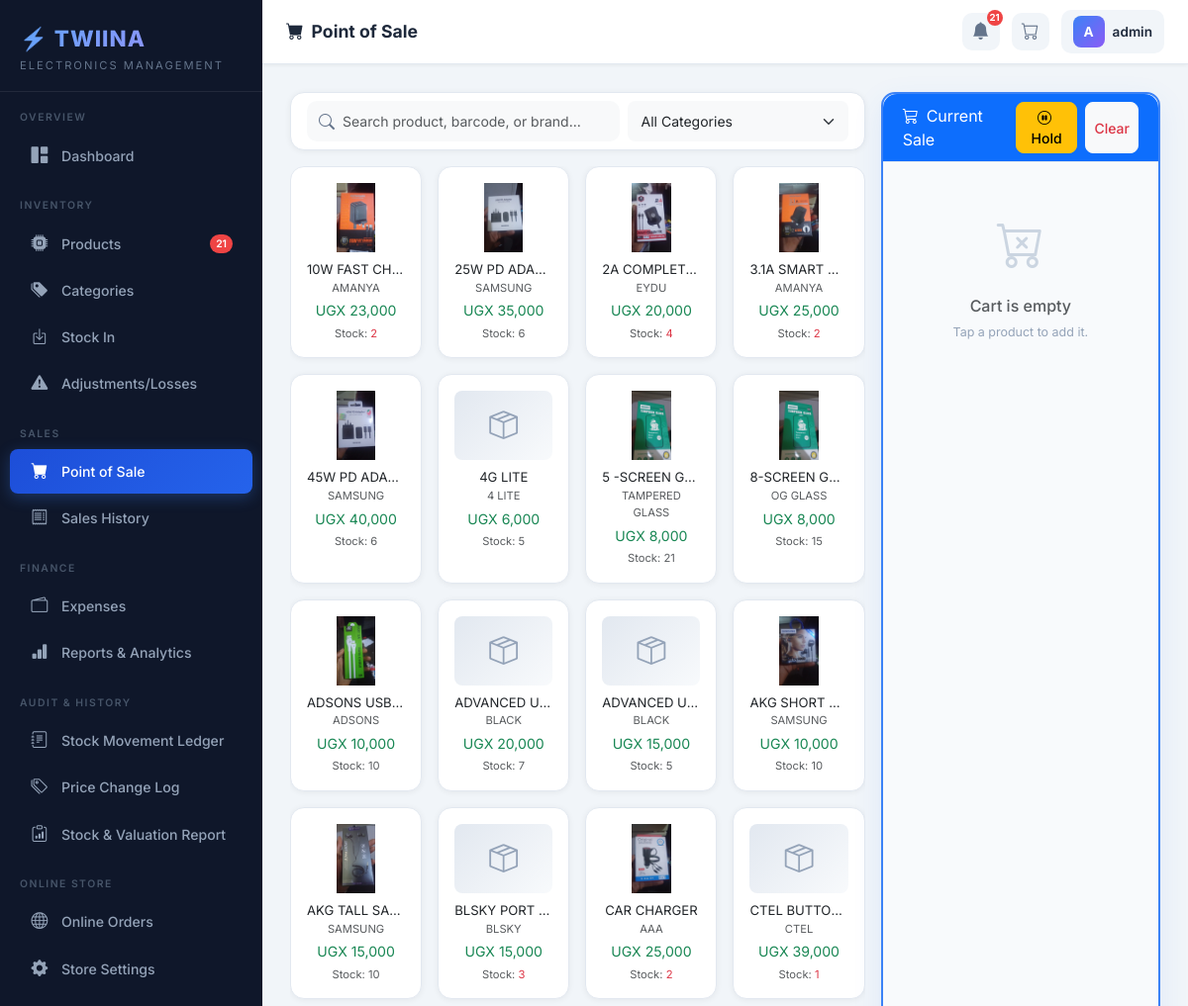
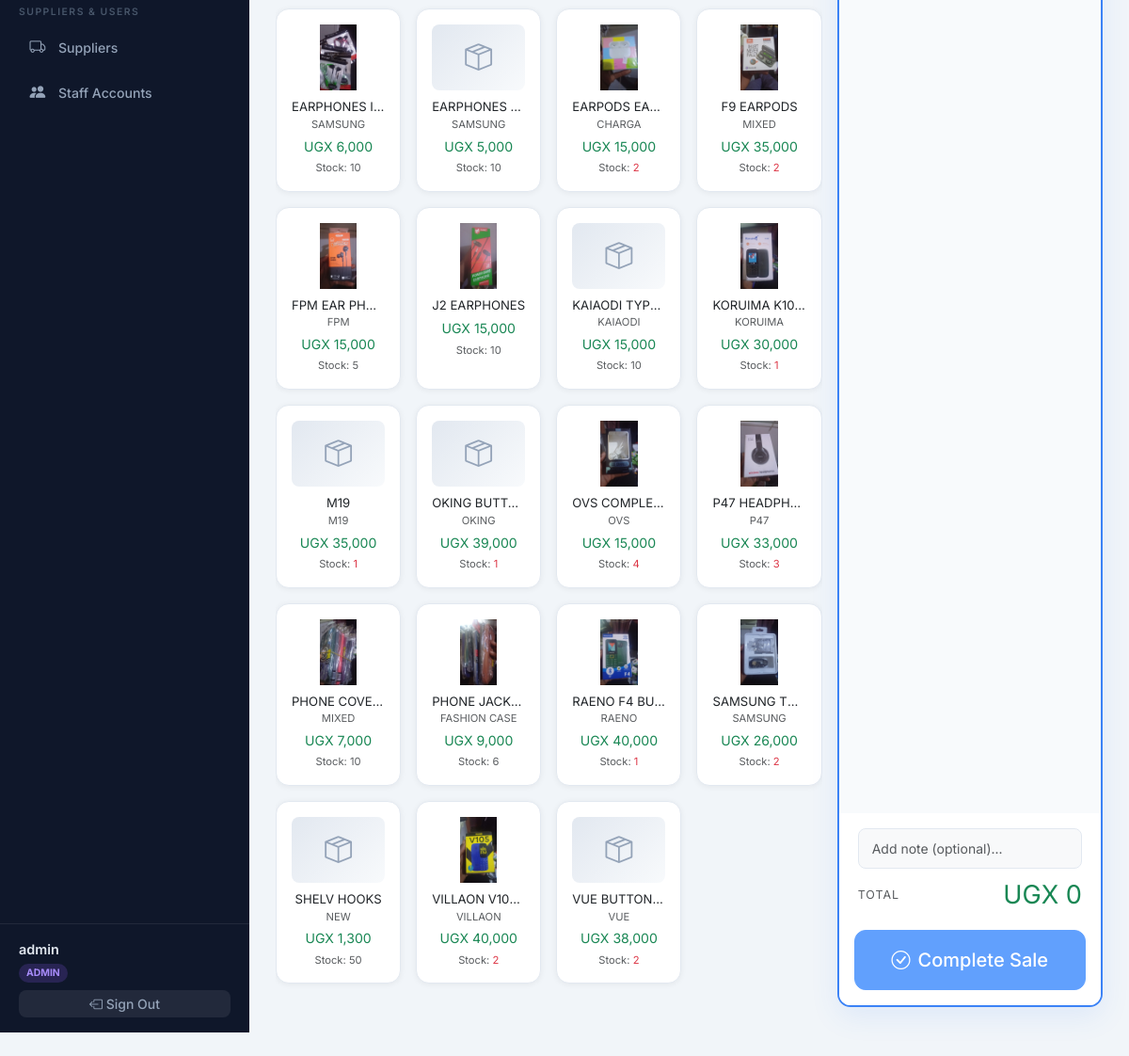
Page /pos/ (signed in) on the committed database (2 pictures, top to bottom).
### shop/models.py (models this page shows, shortened)
class UserProfile(models.Model):
    ROLE_CHOICES = [('ADMIN', 'Admin'), ('ATTENDANT', 'Attendant')]
    user = models.OneToOneField(User, on_delete=models.CASCADE, related_name='profile')
    role = models.CharField(max_length=20, choices=ROLE_CHOICES, default='ATTENDANT')
    phone = models.CharField(max_length=20, blank=True)
    profile_picture = models.ImageField(upload_to='profiles/', blank=True, null=True)
    created_at = models.DateTimeField(auto_now_add=True)

class Product(models.Model):
    PRICING_MODE_CHOICES = [
        ('MARKUP', 'Markup Percentage'),
        ('DIRECT', 'Direct Selling Price'),
    ]
    UNIT_CHOICES = [
        ('piece', 'Piece'), ('pair', 'Pair'), ('box', 'Box'),
        ('set', 'Set'), ('dozen', 'Dozen'), ('unit', 'Unit'),
        ('roll', 'Roll'), ('metre', 'Metre'), ('kit', 'Kit'),
    ]
    name = models.CharField(max_length=200)
    category = models.ForeignKey(Category, on_delete=models.SET_NULL, null=True, blank=True)
    brand = models.CharField(max_length=100, blank=True)
    model_number = models.CharField(max_length=100, blank=True)
    description = models.TextField(blank=True)
    barcode = models.CharField(max_length=100, blank=True, null=True, unique=True)
    unit = models.CharField(max_length=20, choices=UNIT_CHOICES, default='piece')
    image = models.ImageField(upload_to='products/', blank=True, null=True)
    buying_price = models.DecimalField(max_digits=12, decimal_places=2, default=0)
    pricing_mode = models.CharField(max_length=10, choices=PRICING_MODE_CHOICES, default='MARKUP')
    markup_percentage = models.DecimalField(max_digits=6, decimal_places=2, default=Decimal('50.00'))
    direct_selling_price = models.DecimalField(max_digits=12, decimal_places=2, null=True, blank=True)
    current_stock = models.PositiveIntegerField(default=0)
    reserved_stock = models.PositiveIntegerField(default=0)
    minimum_stock = models.PositiveIntegerField(default=5)
    is_active = models.BooleanField(default=True)
    date_added = models.DateTimeField(auto_now_add=True)
    last_updated = models.DateTimeField(auto_now=True)
    class Meta:
        ordering = ['name']
    def get_selling_price(self):
        if self.pricing_mode == 'MARKUP':
            return self.buying_price * (1 + self.markup_percentage / Decimal('100'))
        return self.direct_selling_price or self.buying_price

### shop/views.py (the view, shortened to what this page needs)
# urls.py: path('pos/', views.pos, name='pos'),
@login_required
def pos(request):
    products = Product.objects.filter(is_active=True).select_related('category').order_by('name')
    categories = Category.objects.all()
    cart = request.session.get('cart', {})
    cart_items = []
    cart_total = Decimal('0')
    return render(request, 'shop/sales/pos.html', {
        'products': products,
        'categories': categories,
        'cart_items': cart_items,
        'cart_total': cart_total,
    })

### shop/context_processors.py (called while the page is built)
def global_context(request):
    if request.user.is_authenticated:
        low_stock_count = Product.objects.filter(
            current_stock__lte=models_min_stock(), is_active=True
        ).count()
        today_sales = Sale.objects.filter(
            date__date=timezone.now().date()
        ).count()
        try:
            user_role = request.user.profile.role
        except Exception:
            user_role = 'ATTENDANT'
        return {
            'low_stock_count': low_stock_count,
            'today_sales_count': today_sales,
            'user_role': user_role,
        }
    return {}

def models_min_stock():
    from django.db.models import F
    return F('minimum_stock')

### shop/templatetags/shop_filters.py (called while the page is built)
@register.filter
def currency(value):
    if value is None:
        return "UGX 0.00"
    try:
        return f"UGX {float(value):,.0f}"
    except (ValueError, TypeError):
        return "UGX 0"

### templates/shop/sales/pos.html (shortened to what this page needs)
{% extends 'base.html' %}
{% load shop_filters %}
{% block page_title %}<i class="bi bi-cart-fill me-2"></i>Point of Sale{% endblock %}
{% block content %}
<div class="row g-3 h-100 pb-4">
  <div class="col-lg-7 col-xl-8 d-flex flex-column" style="height:calc(100vh - 120px);">
    <div class="card mb-3 flex-shrink-0">
      <div class="card-body py-2 px-3">
        <div class="row g-2 align-items-center">
          <div class="col-md-7">
            <div class="search-box">
              <i class="bi bi-search"></i>
              <input type="text" id="pos-search" class="form-control border-0 bg-light" placeholder="Search product, barcode, or brand..." autocomplete="off">
            </div>
          </div>
          <div class="col-md-5">
            <select id="pos-category" class="form-select border-0 bg-light">
              <option value="">All Categories</option>
            </select>
          </div>
        </div>
      </div>
    </div>
    <div class="card flex-grow-1" style="overflow-y:auto; background:transparent; border:none; box-shadow:none;">
      <div class="row g-3" id="product-grid">
        {% for p in products %}
        <div class="col-sm-6 col-md-4 col-xl-3 product-card-wrap" data-name="{{ p.name|default:''|lower }}" data-brand="{{ p.brand|default:''|lower }}" data-barcode="{{ p.barcode|default:''|lower }}" data-category="{{ p.category_id|default:'' }}">
          <div class="card h-100 cursor-pointer product-select-card" onclick="addToCart({{ p.pk }}, '{{ p.name|escapejs }}', {{ p.get_selling_price }}, {{ p.current_stock }})" style="transition:all 0.2s; border:1px solid var(--border);">
            <div class="card-body text-center p-3">
              {% if p.image %}
              <img src="{{ p.image.url }}" style="height:70px;width:100%;object-fit:contain;margin-bottom:8px;"/>
              {% else %}
              <div style="height:70px;background:linear-gradient(135deg,#e2e8f0,#f8fafc);border-radius:8px;display:flex;align-items:center;justify-content:center;color:#94a3b8;font-size:1.8rem;margin-bottom:8px;"><i class="bi bi-box-seam"></i></div>
              {% endif %}
              <div class="fw-700 text-truncate" style="font-size:0.82rem;" title="{{ p.name }}">{{ p.name }}</div>
              {% if p.brand %}<div class="text-muted" style="font-size:0.7rem;">{{ p.brand }}</div>{% endif %}
              <div class="fw-800 text-success mt-1" style="font-size:0.88rem;">{{ p.get_selling_price|currency }}</div>
              <div class="mt-1 text-muted" style="font-size:0.7rem;">Stock: <span class="fw-700 {% if p.current_stock < 5 %}text-danger{% endif %}">{{ p.current_stock }}</span></div>
            </div>
          </div>
        </div>
        {% endfor %}
      </div>
    </div>
  </div>
  <div class="col-lg-5 col-xl-4 d-flex flex-column" style="height:calc(100vh - 120px);">
    <div class="card h-100 d-flex flex-column" style="border:2px solid var(--accent); box-shadow:0 10px 30px rgba(59,130,246,0.1);">
      <div class="card-header bg-primary text-white d-flex justify-content-between align-items-center py-2" style="border-radius:12px 12px 0 0;">
        <div>
          <span class="fw-700"><i class="bi bi-cart3 me-2"></i>Current Sale</span>
        </div>
        <div class="d-flex gap-2">
          <button class="btn btn-sm btn-warning fw-600" onclick="holdSale()" title="Put this sale on hold"><i class="bi bi-pause-circle me-1"></i>Hold</button>
          <button class="btn btn-sm btn-light text-danger fw-600" onclick="clearCart()" title="Clear cart">Clear</button>
        </div>
      </div>
      <div class="card-body p-0 flex-grow-1" style="overflow-y:auto; background:#f8fafc;" id="cart-items"></div>
      <div class="card-footer bg-white border-top-0 p-3 pt-0" style="border-radius:0 0 12px 12px;">
        <div class="mb-2 px-1 mt-3">
          <input type="text" id="sale-notes" class="form-control bg-light" placeholder="Add note (optional)...">
        </div>
        <div class="d-flex justify-content-between align-items-center px-1 mb-3">
          <span class="text-muted fw-600 text-uppercase" style="letter-spacing:1px;font-size:0.78rem;">Total</span>
          <span class="fw-800 text-success" style="font-size:1.7rem;" id="cart-total-display">UGX 0</span>
        </div>
        <button class="btn btn-primary w-100 py-3 fw-700 fs-5" id="checkout-btn" onclick="completeSale()" style="border-radius:12px;" disabled>
          <i class="bi bi-check-circle me-2"></i>Complete Sale
        </button>
      </div>
    </div>
  </div>
</div>
{% endblock %}

### templates/base.html (shortened to what this page needs)
{% load shop_filters %}
<!DOCTYPE html>
<html lang="en">
<head>
  <link href="https://cdn.jsdelivr.net/npm/bootstrap@5.3.2/dist/css/bootstrap.min.css" rel="stylesheet"/>
  <link href="https://cdn.jsdelivr.net/npm/bootstrap-icons@1.11.3/font/bootstrap-icons.css" rel="stylesheet"/>
</head>
<body>
{% if user.is_authenticated %}
<div id="sidebar">
  <div class="sidebar-logo">
    <div class="brand-name">⚡ TWIINA</div>
    <div class="brand-sub">Electronics Management</div>
  </div>
  {% if user_role == 'ADMIN' %}
  <div class="nav-section-label">Overview</div>
  <nav class="sidebar-nav">
    <a href="{% url 'dashboard' %}" class="{% if request.resolver_match.url_name == 'dashboard' %}active{% endif %}">
      <i class="bi bi-grid-1x2-fill"></i> Dashboard
    </a>
  </nav>
  <div class="nav-section-label">Inventory</div>
  <nav class="sidebar-nav">
    <a href="{% url 'product_list' %}" class="{% if 'product' in request.resolver_match.url_name %}active{% endif %}">
      <i class="bi bi-cpu-fill"></i> Products
      {% if low_stock_count > 0 %}<span class="badge-dot">{{ low_stock_count }}</span>{% endif %}
    </a>
    <a href="{% url 'category_list' %}" class="{% if 'category' in request.resolver_match.url_name %}active{% endif %}">
      <i class="bi bi-tags-fill"></i> Categories
    </a>
    <a href="{% url 'stock_in_list' %}" class="{% if 'stock_in' in request.resolver_match.url_name %}active{% endif %}">
      <i class="bi bi-box-arrow-in-down"></i> Stock In
    </a>
    <a href="{% url 'adjustment_list' %}" class="{% if 'adjustment' in request.resolver_match.url_name %}active{% endif %}">
      <i class="bi bi-exclamation-triangle-fill"></i> Adjustments/Losses
    </a>
  </nav>
  <div class="nav-section-label">Sales</div>
  <nav class="sidebar-nav">
    <a href="{% url 'pos' %}" class="{% if request.resolver_match.url_name == 'pos' %}active{% endif %}">
      <i class="bi bi-cart-fill"></i> Point of Sale
    </a>
    <a href="{% url 'sale_list' %}" class="{% if 'sale' in request.resolver_match.url_name and request.resolver_match.url_name != 'pos' %}active{% endif %}">
      <i class="bi bi-receipt"></i> Sales History
    </a>
  </nav>
  <div class="nav-section-label">Finance</div>
  <nav class="sidebar-nav">
    <a href="{% url 'expense_list' %}" class="{% if 'expense' in request.resolver_match.url_name %}active{% endif %}">
      <i class="bi bi-wallet2"></i> Expenses
    </a>
    <a href="{% url 'reports' %}" class="{% if request.resolver_match.url_name == 'reports' %}active{% endif %}">
      <i class="bi bi-bar-chart-fill"></i> Reports & Analytics
    </a>
  </nav>
  <div class="nav-section-label">Audit & History</div>
  <nav class="sidebar-nav">
    <a href="{% url 'stock_history' %}" class="{% if request.resolver_match.url_name == 'stock_history' %}active{% endif %}">
      <i class="bi bi-journal-text"></i> Stock Movement Ledger
    </a>
    <a href="{% url 'price_history' %}" class="{% if request.resolver_match.url_name == 'price_history' %}active{% endif %}">
      <i class="bi bi-tags"></i> Price Change Log
    </a>
    <a href="{% url 'stock_report' %}" class="{% if request.resolver_match.url_name == 'stock_report' %}active{% endif %}">
      <i class="bi bi-clipboard-data"></i> Stock & Valuation Report
    </a>
  </nav>
  <div class="nav-section-label">Online Store</div>
  <nav class="sidebar-nav">
    <a href="{% url 'admin_online_orders' %}" class="{% if 'order' in request.resolver_match.url_name %}active{% endif %}">
      <i class="bi bi-globe"></i> Online Orders
    </a>
    <a href="{% url 'store_settings' %}" class="{% if request.resolver_match.url_name == 'store_settings' %}active{% endif %}">
      <i class="bi bi-gear-fill"></i> Store Settings
    </a>
  </nav>
  <div class="nav-section-label">Suppliers & Users</div>
  <nav class="sidebar-nav">
    <a href="{% url 'supplier_list' %}" class="{% if 'supplier' in request.resolver_match.url_name %}active{% endif %}">
      <i class="bi bi-truck"></i> Suppliers
    </a>
    <a href="{% url 'user_list' %}" class="{% if 'user' in request.resolver_match.url_name %}active{% endif %}">
      <i class="bi bi-people-fill"></i> Staff Accounts
    </a>
  </nav>
  {% endif %}
  <div class="sidebar-user">
    <div class="user-name">{{ user.get_full_name|default:user.username }}</div>
    <div class="user-info mt-1">
      <span class="role-badge {% if user_role == 'ADMIN' %}admin{% else %}attendant{% endif %}">
        {{ user_role }}
      </span>
    </div>
    <a href="{% url 'logout' %}" class="btn btn-sm mt-2" style="background:rgba(255,255,255,0.08);color:#94a3b8;width:100%;border:none;">
      <i class="bi bi-box-arrow-left"></i> Sign Out
    </a>
  </div>
</div>
<div id="topbar">
  <span class="page-title">{% block page_title %}Dashboard{% endblock %}</span>
  <div class="topbar-right">
    {% if low_stock_count > 0 %}
    <a href="{% url 'product_list' %}?stock=low" class="topbar-icon-btn" title="Low Stock Alert">
      <i class="bi bi-bell-fill"></i>
      <span class="notif-badge">{{ low_stock_count }}</span>
    </a>
    {% endif %}
    <a href="{% url 'pos' %}" class="topbar-icon-btn" title="Point of Sale">
      <i class="bi bi-cart"></i>
    </a>
    <div class="topbar-user">
      <div class="avatar">{{ user.username|first|upper }}</div>
      <span class="u-name">{{ user.get_full_name|default:user.username }}</span>
    </div>
  </div>
</div>
<div id="main-content">
  {% block content %}{% endblock %}
</div>
{% else %}
{% block auth_content %}{% endblock %}
{% endif %}
</body>
</html>

### rows in the picture
UserProfile: role "ADMIN"
Product: image (picture), name "10W FAST CH…", brand "AMANYA", get_selling_price "UGX 23,000", current_stock "2"
Product: image (picture), name "25W PD ADA…", brand "SAMSUNG", get_selling_price "UGX 35,000", current_stock "6"
Product: image (picture), name "2A COMPLET…", brand "EYDU", get_selling_price "UGX 20,000", current_stock "4"
Product: image (picture), name "3.1A SMART…", brand "AMANYA", get_selling_price "UGX 25,000", current_stock "2"
Product: image (picture), name "45W PD ADA…", brand "SAMSUNG", get_selling_price "UGX 40,000", current_stock "6"
Product: name "4G LITE", brand "4 LITE", get_selling_price "UGX 6,000", current_stock "5"
Product: image (picture), name "5 -SCREEN G…", brand "TAMPERED GLASS", get_selling_price "UGX 8,000", current_stock "21"
Product: image (picture), name "8-SCREEN G…", brand "OG GLASS", get_selling_price "UGX 8,000", current_stock "15"
Product: image (picture), name "ADSONS USB…", brand "ADSONS", get_selling_price "UGX 10,000", current_stock "10"
Product: name "ADVANCED U…", brand "BLACK", get_selling_price "UGX 20,000", current_stock "7"
Product: name "ADVANCED U…", brand "BLACK", get_selling_price "UGX 15,000", current_stock "5"
Product: image (picture), name "AKG SHORT…", brand "SAMSUNG", get_selling_price "UGX 10,000", current_stock "10"
Product: image (picture), name "AKG TALL SA…", brand "SAMSUNG", get_selling_price "UGX 15,000", current_stock "10"
Product: name "BLSKY PORT…", brand "BLSKY", get_selling_price "UGX 15,000", current_stock "3"
Product: image (picture), name "CAR CHARGER", brand "AAA", get_selling_price "UGX 25,000", current_stock "2"
Product: name "CTEL BUTTO…", brand "CTEL", get_selling_price "UGX 39,000", current_stock "1"
Product: image (picture), name "EARPHONES I…", brand "SAMSUNG", get_selling_price "UGX 6,000", current_stock "10"
Product: name "EARPHONES…", brand "SAMSUNG", get_selling_price "UGX 5,000", current_stock "10"
Product: image (picture), name "EARPODS EA…", brand "CHARGA", get_selling_price "UGX 15,000", current_stock "2"
Product: image (picture), name "F9 EARPODS", brand "MIXED", get_selling_price "UGX 35,000", current_stock "2"
Product: image (picture), name "FPM EAR PH…", brand "FPM", get_selling_price "UGX 15,000", current_stock "5"
Product: image (picture), name "J2 EARPHONES", get_selling_price "UGX 15,000", current_stock "10"
Product: name "KAIAODI TYP…", brand "KAIAODI", get_selling_price "UGX 15,000", current_stock "10"
Product: image (picture), name "KORUIMA K10…", brand "KORUIMA", get_selling_price "UGX 30,000", current_stock "1"
Product: name "M19", brand "M19", get_selling_price "UGX 35,000", current_stock "1"
Product: name "OKING BUTT…", brand "OKING", get_selling_price "UGX 39,000", current_stock "1"
Product: image (picture), name "OVS COMPLE…", brand "OVS", get_selling_price "UGX 15,000", current_stock "4"
Product: image (picture), name "P47 HEADPH…", brand "P47", get_selling_price "UGX 33,000", current_stock "3"
Product: image (picture), name "PHONE COVE…", brand "MIXED", get_selling_price "UGX 7,000", current_stock "10"
Product: image (picture), name "PHONE JACK…", brand "FASHION CASE", get_selling_price "UGX 9,000", current_stock "6"
Product: image (picture), name "RAENO F4 BU…", brand "RAENO", get_selling_price "UGX 40,000", current_stock "1"
Product: image (picture), name "SAMSUNG T…", brand "SAMSUNG", get_selling_price "UGX 26,000", current_stock "2"
Product: name "SHELV HOOKS", brand "NEW", get_selling_price "UGX 1,300", current_stock "50"
Product: image (picture), name "VILLAON V10…", brand "VILLAON", get_selling_price "UGX 40,000", current_stock "2"
Product: name "VUE BUTTON…", brand "VUE", get_selling_price "UGX 38,000", current_stock "2"

### other values in the picture
{{ low_stock_count }} "21"
{{ user.get_full_name|default:user.username }} "admin"
{{ user.username|first|upper }} "A"
